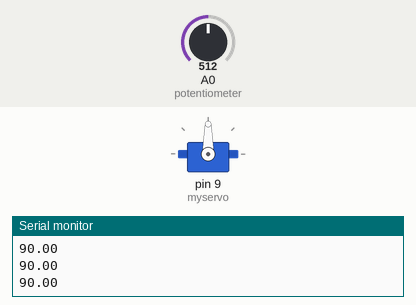
Simulated run of this program. Board: Arduino Uno, built with avr-gcc and run on an emulated ATmega328P. Parts: servo, the last lines printed to the serial monitor. The inputs (shaded band) are chosen by the test bench; at power-on: A0 (potentiometer) = 512.

Above: at 1.2 s.
1.3 s: A0 (potentiometer) set to 716
At 2.2 s:
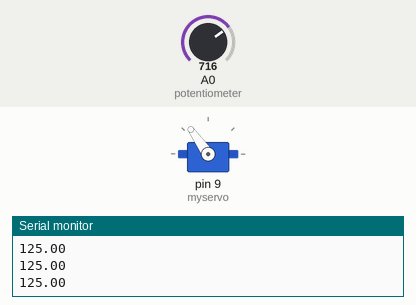
2.8 s: A0 (potentiometer) set to 900
At 4.0 s:
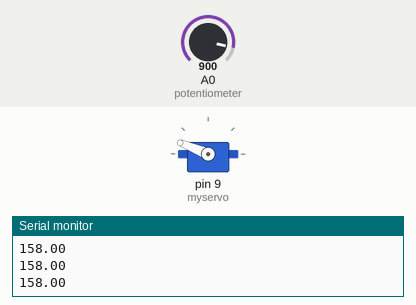
4.3 s: A0 (potentiometer) set to 1023
At 5.5 s:
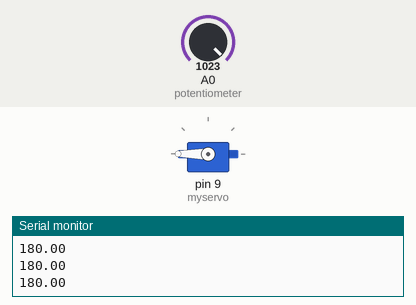
5.8 s: A0 (potentiometer) set to 306
At 6.9 s:
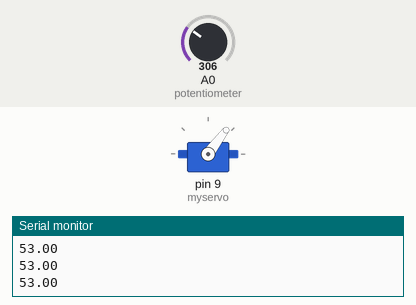
7.3 s: A0 (potentiometer) set to 122
At 8.5 s:
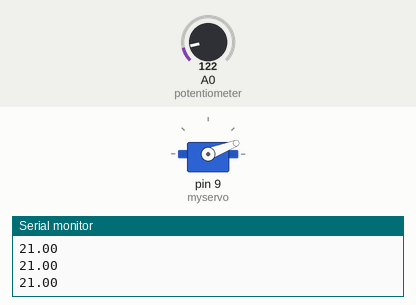
8.8 s: A0 (potentiometer) set to 0
At 9.9 s:
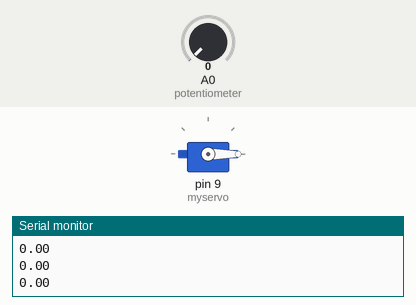
Timing chart, 0 to 11.3 s (numbered marks = the images above; inputs shaded):
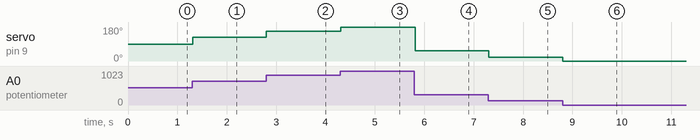

Measured:
- after the input at 1.3 s, servo on pin 9 (myservo): 90° → 125° at once
- after the input at 2.8 s, servo on pin 9 (myservo): 125° → 158° at once
- after the input at 4.3 s, servo on pin 9 (myservo): 158° → 180° at once
- after the input at 5.8 s, servo on pin 9 (myservo): 180° → 53° at once
- after the input at 7.3 s, servo on pin 9 (myservo): 53° → 21° at once
- after the input at 8.8 s, servo on pin 9 (myservo): 21° → 0° at once

The program:

main.cpp
```cpp
#include <Arduino.h>
/*
void setup() {
  Serial.begin(9600);

}

void loop() {
  float input = analogRead(A0);
  float outputValue = map(input, 0, 1023, 0, 255);
  analogWrite(3,outputValue);


  delay(500);


  Serial.println(input);

}
*/

/*
part 2
char ch;
int motorPin = 3; // PWM pin where the motor/MOSFET is connected

void setup() {
  pinMode(motorPin, OUTPUT);
  Serial.begin(9600);

  // Wait for Serial Monitor to connect
  while (!Serial);

  Serial.println("--- DC Motor Control ---");
  Serial.println("Enter a speed (0 to 255)");
  Serial.println("Enter 'q' to stop and exit loop");
}

void loop() {
  // Main control loop
  while (1) {
    if (Serial.available() > 0) {
      // Check if the first character is 'q' to quit
      if (Serial.peek() == 'q') {
        ch = Serial.read();
        Serial.println("Quitting current state...");
        analogWrite(motorPin, 0); // Safety: Stop motor on quit
        break;
      }

      // Otherwise, parse the integer for speed
      int speed = Serial.parseInt();

      // Validate speed range
      if (speed >= 0 && speed <= 255) {
        analogWrite(motorPin, speed);
        Serial.print("Motor speed set to: ");
        Serial.println(speed);
      } else {
        Serial.println("Invalid input. Please enter 0-255 or 'q'.");
      }

      // Clear any remaining characters (like \n or \r) from the buffer
      while (Serial.available() > 0) {
        Serial.read();
      }
    }
  }

  // After 'break', it stays here until the loop() starts over
  delay(1000);
}

*/


/*
part 3

#include <Servo.h>
Servo myservo;
int pos=0;
double angle;
void setup()
{
 Serial.begin(9600);
 myservo.attach(9);
}
void loop()
{
 for (pos=0; pos<=180; pos+=1)
 {
 myservo.write(pos);
 delay(15);
 }
 for (pos=180; pos>=0; pos-=1)
 {
 myservo.write(pos);
 delay(15);
 }
}

*/

#include <Servo.h>
Servo myservo;
int value; //variable to readthe value from analog pin
double angle;
void setup()
{
 Serial.begin(9600); //initialize the Serial Monitor
 myservo.attach(9); //attaches the servo on pin 9 to the servo object
}
void loop()
{
 value = analogRead(A0); //reads the value of the potentiometer (value between 0 and 1023)
 angle = map(value, 0, 1023, 0, 180); //scale it to use it with the servo (value between 0 and 180)
 Serial.println(angle);
 myservo.write(angle);
 delay(15);
}
```
